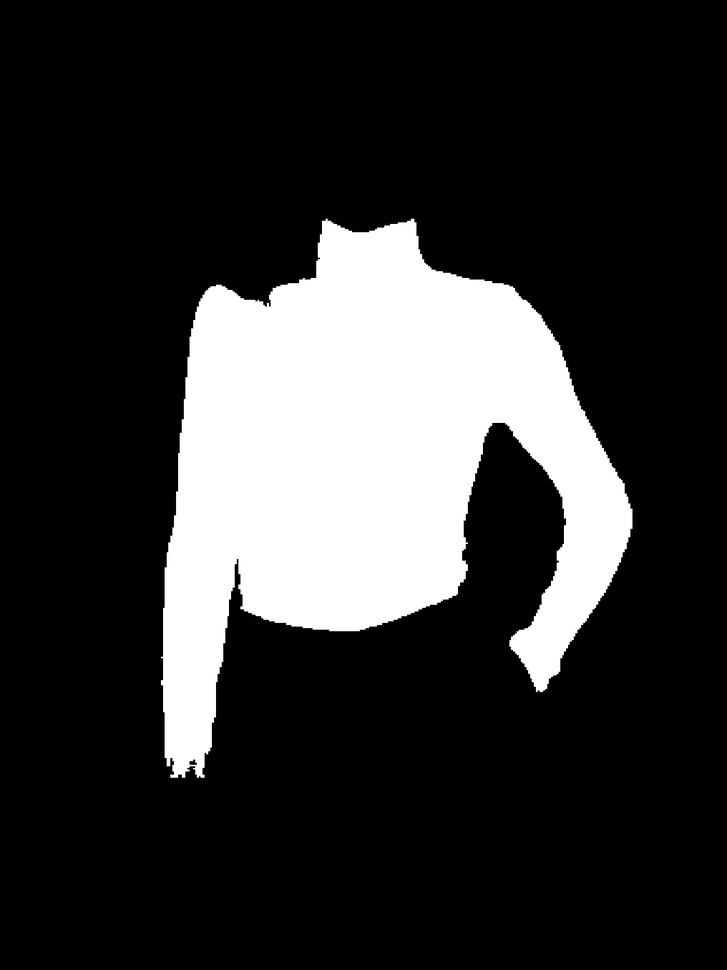
#> input picture src/smooth/mask.png, 727 x 970 px, shrunk from 1400 x 1867 before the run
$ python tri.py
#> lines starting #> are read from the running program, lines starting #| are printed output that depends on the picture; after the words box and inside, x2 and y2 are one past the last pixel; in counts of white or black regions, pixels touching at a corner belong together
import cv2
import numpy as np
import matplotlib.pyplot as plt
import triangle as tr

# [4 lines of commented-out code are left out]

from shapely.geometry import Polygon

image = cv2.imread('../smooth/mask.png')
#> image is the input picture: shape (970, 727, 3); min 0, max 255, mean 50.3
gray = cv2.cvtColor(image, cv2.COLOR_BGR2GRAY)
contours, hierarchy = cv2.findContours(gray, cv2.RETR_EXTERNAL, cv2.CHAIN_APPROX_NONE)
#> contours = 22 contours, 21 with area under 20; largest, box (x1, y1, x2, y2) and area: (160, 218, 633, 780) 140894

x = np.array([x[0] for x in contours[0]]).T

z = np.random.randint(0, len(x.T) - 1, 10000)
#> z = 10000 values, max 6 at index 11, min 0 at index 2, mean 2.98
uv = np.array([x[0][z], x[1][z]]).T
#> uv = 10000 pairs, first value 181 to 185, second value 779 to 779

poly = Polygon(uv)
poly = poly.simplify(tolerance=20, preserve_topology=False)
x, y = poly.exterior.coords.xy
uv = np.array([x, y]).T
#> uv = empty array

data = {"vertices": uv}
#> data = {'vertices': empty array}

plt.scatter(uv.T[0], uv.T[1])
plt.show()
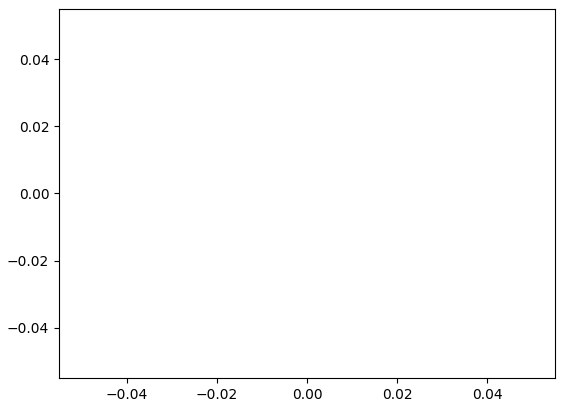
#> figure drawn by matplotlib, 1 panel
exit()
#> (the program exits here)
